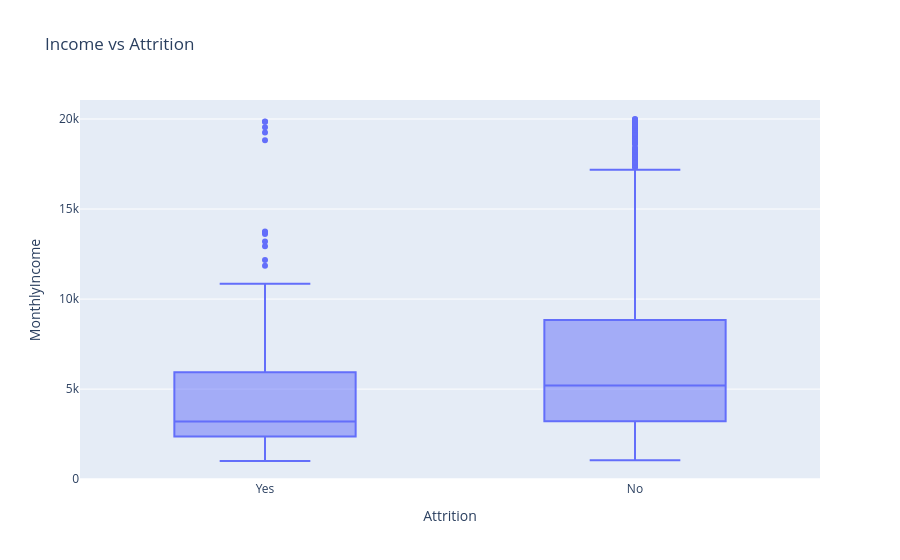

The notebook cell saved with this chart:
### Code cell
import plotly.express as px

fig = px.box(df, x='Attrition', y='MonthlyIncome', title="Income vs Attrition")
fig.show()

### Figure 1 — Plotly figure (JSON) as saved in the notebook; plotly's stock layout.template omitted (floating-point values rounded to 4 significant figures; data arrays with more than 128 entries replaced by an {"elided": "..."} marker saying what was removed)
{"data": [{"alignmentgroup": "True", "hovertemplate": "Attrition=%{x}<br>MonthlyIncome=%{y}<extra></extra>", "legendgroup": "", "marker": {"color": "#636efa"}, "name": "", "notched": false, "offsetgroup": "", "orientation": "v", "showlegend": false, "type": "box", "x": {"elided": "1470 str values"}, "x0": " ", "xaxis": "x", "y": {"elided": "1470 int values"}, "y0": " ", "yaxis": "y"}], "layout": {"boxmode": "group", "legend": {"tracegroupgap": 0}, "title": {"text": "Income vs Attrition"}, "xaxis": {"anchor": "y", "domain": [0, 1], "title": {"text": "Attrition"}}, "yaxis": {"anchor": "x", "domain": [0, 1], "title": {"text": "MonthlyIncome"}}}}
